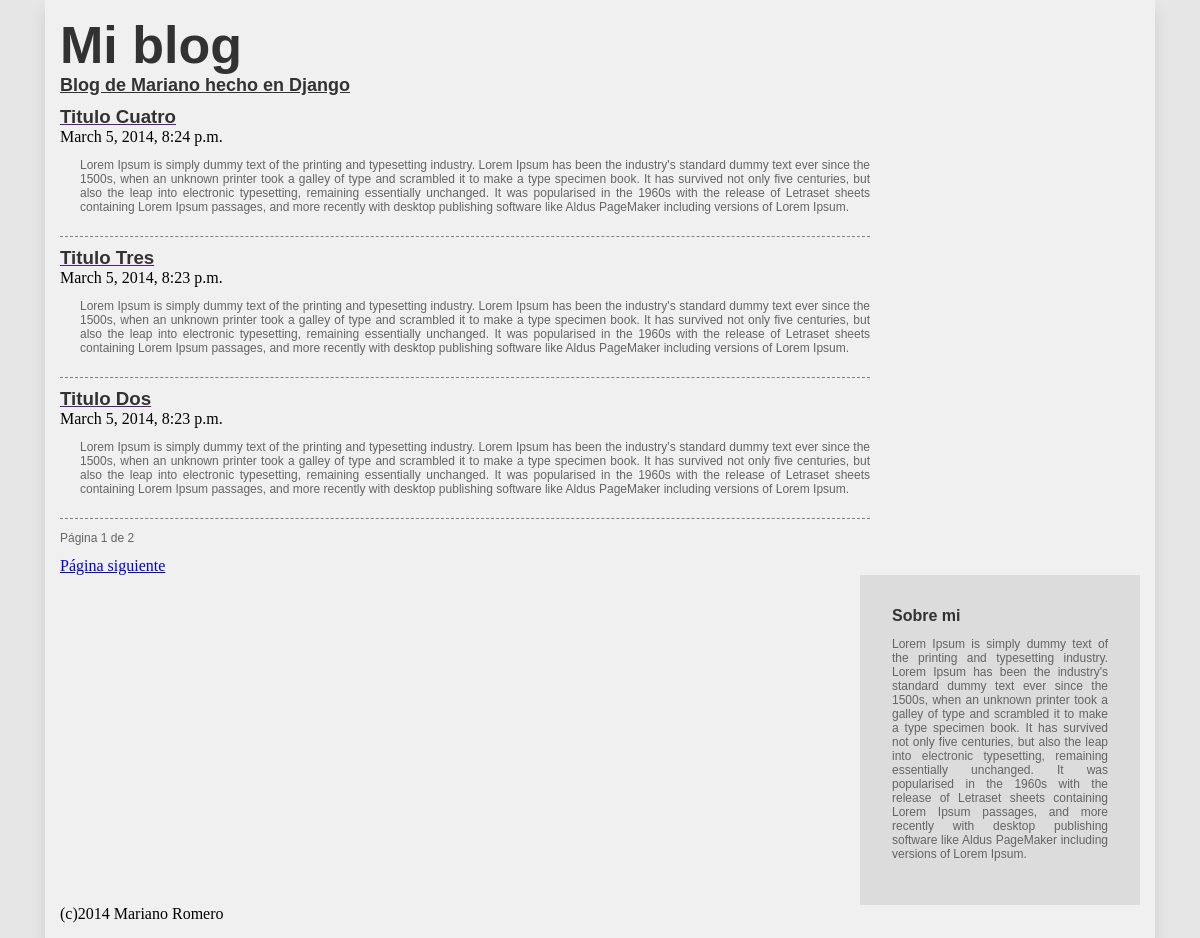
The page / on the database its author committed.
### blog/models.py (models this page shows, shortened)
class Entrada(models.Model):
	titulo=models.CharField(max_length=100)
	contenido=models.TextField()
	fecha=models.DateTimeField(auto_now_add=True)

### blog/views.py (the view)
# urls.py: url(r'^$', 'blog.views.main', name='main'),
def main(request):
	entrada=Entrada.objects.all().order_by("-fecha")
	paginator=Paginator(entrada,3)
	try: pagina=int(request.GET.get("page",'1'))
	except ValueError: pagina=1
	try:
		entrada=paginator.page(pagina)
	except (InvalidPage, EmptyPage):
		entrada=paginator.page(paginator.num_pages)
	return render_to_response("listado.html",dict(entrada=entrada, usuario=request.user))

### blog/templates/listado.html (shortened to what this page needs)
{% extends "estructura.html" %}
{% block contenido%}
			{% for entrada in entrada.object_list %}
			<article>
				<a href=""><h3>{{entrada.titulo}}</h3></a>
				<time>{{entrada.fecha}}</time>
				<p>{{entrada.contenido}}</p>
			</article>
			{% endfor %}
			<nav>
				<p>Página {{entrada.number}} de {{entrada.paginator.num_pages}} </p>
				{% if entrada.has_next %}
				<a href="?page={{entrada.next_page_number}}">Página siguiente</a>
				{% endif %}
			</nav>
{% endblock %}

### blog/templates/estructura.html (shortened to what this page needs)
<!DOCTYPE html>
<html>
<head>
</head>
<body>
	<div id="contenedor">
		<header>
			<h1>Mi blog</h1>
			<h2>Blog de Mariano hecho en Django</h2>
		</header>
		<section>
			<div id="articulos">
			{% block contenido %}{%endblock%}
			</div>
			<aside>
				<h4>Sobre mi</h4>
				<p>Lorem Ipsum is simply dummy text of the printing and typesetting industry. Lorem Ipsum has been the industry's standard dummy text ever since the 1500s, when an unknown printer took a galley of type and scrambled it to make a type specimen book. It has survived not only five centuries, but also the leap into electronic typesetting, remaining essentially unchanged. It was popularised in the 1960s with the release of Letraset sheets containing Lorem Ipsum passages, and more recently with desktop publishing software like Aldus PageMaker including versions of Lorem Ipsum.</p>
			</aside>
		</section>
		<footer>
			(c)2014 Mariano Romero
		</footer>
	</div>
</body>
</html>

### blog/templates/estructura.html (style rules this page uses)
body { margin:0px; padding:0px; background: rgb(230,230,230); }
#contenedor { width: 90%; margin: auto; background: rgb(240,240,240); box-shadow: 0px 10px 15px rgba(0,0,0,0.1); padding:15px; }
p { text-align: justify; font-family: sans-serif; font-size: 12px; color:rgb(100,100,100); }
h1,h2,h3,h4 { margin: 0px; padding: 0px; color: rgb(50,50,50); font-family: sans-serif; }
article p { padding-left: 20px; }
article { border-bottom: 1px dashed grey; padding-top: 10px; padding-bottom: 10px; }
h1 { font-size: 52px; }
h2 { font-size: 18px; text-decoration: underline; }
#articulos { width: 75%; float: left; }
aside { width: 20%; float: right; background: rgb(220,220,220); padding: 2em; height: 100%; }

### rows shown on the page
Entrada: titulo "Titulo Cuatro", fecha "March 5, 2014, 8:24 p.m.", contenido "Lorem Ipsum is simply dummy text of the printing and typesetting industry. Lorem Ipsum has been the industry's standard dummy text ever since the 1500s, when an unknown printer took a galley of type and scrambled it to make a type specimen book. It has survived not only five centuries, but also the leap into electronic typesetting, remaining essentially unchanged. It was popularised in the 1960s with the release of Letraset sheets containing Lorem Ipsum passages, and more recently with desktop publishing software like Aldus PageMaker including versions of Lorem Ipsum."
Entrada: titulo "Titulo Tres", fecha "March 5, 2014, 8:23 p.m.", contenido "Lorem Ipsum is simply dummy text of the printing and typesetting industry. Lorem Ipsum has been the industry's standard dummy text ever since the 1500s, when an unknown printer took a galley of type and scrambled it to make a type specimen book. It has survived not only five centuries, but also the leap into electronic typesetting, remaining essentially unchanged. It was popularised in the 1960s with the release of Letraset sheets containing Lorem Ipsum passages, and more recently with desktop publishing software like Aldus PageMaker including versions of Lorem Ipsum."
Entrada: titulo "Titulo Dos", fecha "March 5, 2014, 8:23 p.m.", contenido "Lorem Ipsum is simply dummy text of the printing and typesetting industry. Lorem Ipsum has been the industry's standard dummy text ever since the 1500s, when an unknown printer took a galley of type and scrambled it to make a type specimen book. It has survived not only five centuries, but also the leap into electronic typesetting, remaining essentially unchanged. It was popularised in the 1960s with the release of Letraset sheets containing Lorem Ipsum passages, and more recently with desktop publishing software like Aldus PageMaker including versions of Lorem Ipsum."

### other values the page prints
{{ entrada.number }} "1"
{{ entrada.paginator.num_pages }} "2"
